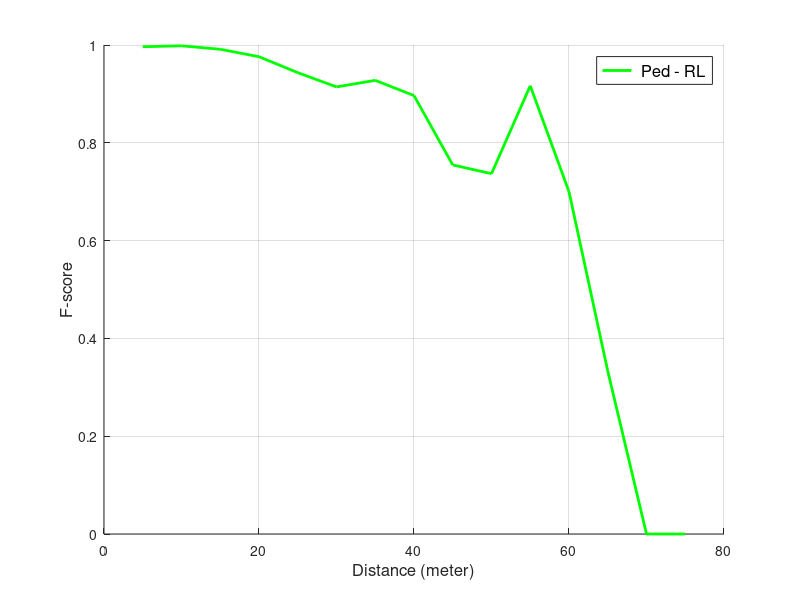

MATLAB code to generate this figure:
clc
clear
close all

%% load data
load TrainVal_Remove_MIN_MAX_RI
load TrainVal_labels;
load TrainVal_predictDM;

%% Ped
PedIndex = TrainVal_labels == 0; % binary index for Ped labels
dmPed = TrainVal_Remove_MIN_MAX_RI(PedIndex);
predictPed = TrainVal_predictDM(PedIndex); predictPed = predictPed == 0;
gtPed = TrainVal_labels(PedIndex); gtPed = gtPed == 0;

% divide samples based on depth
spDivRIr = [5,10,15,20,25,30,35,40,45,50,55,60,65,70,75,80];

% usand range inverse
st.x_MEDIO = 5;   % movement direction
st.x_max = 80;
st.y_MEDIO = -80; % right
st.y_max = 80;  % left
dm = (st.x_max*(spDivRIr-st.x_MEDIO))./(spDivRIr*(st.x_max-st.x_MEDIO)); 
dm(dm < 0) = 0; dm(dm > 1) = 1;
spDivRI  = uint8(255*dm);

accPed = zeros(length(spDivRI)-1, 1);
FscorePedI = zeros(length(spDivRI)-1, 1);
PercPed = zeros(length(spDivRI)-1, 1);

for i = 1:size(spDivRIr,2)-1
    
dmMEDIO = spDivRI(i);
dmMax = spDivRI(i+1);
pilarIndex = (dmPed >= dmMEDIO) & (dmPed < dmMax);
predictPilarPed = predictPed(pilarIndex);
gtPilarPed = gtPed(pilarIndex);   
PercPed(i) = sum(pilarIndex) / length(dmPed) * 100; % percentage of samples

% F-score
TP = sum((predictPilarPed == 1) & (gtPilarPed == 1));
FN = sum((predictPilarPed == 0) & (gtPilarPed == 1));
FP = sum((predictPilarPed == 1) & (gtPilarPed == 0));
TN = sum((predictPilarPed == 0) & (gtPilarPed == 0));
P=TP+FN;
N=FP+TN;
accPed(i) =(TP+TN)/(P+N); 
Recall=TP./(TP+FN);
Precision=TP./(TP+FP);
FscorePedI(i) = (2*Precision*Recall)/(Precision+Recall);

end

FscorePedI(isnan(FscorePedI)) = 0;

%% plot
spDivRIr_DM_Ped=spDivRIr(1:end-1);
save spDivRIr_DM_Ped.mat spDivRIr_DM_Ped

FscorePedI_DM = FscorePedI
% FscorePedI_DM(2) = (FscorePedI_DM(1)+FscorePedI_DM(3))/2;
% FscorePedI_DM(7) = (FscorePedI_DM(6)+FscorePedI_DM(8))/2;
% FscorePedI_DM(11) = (FscorePedI_DM(10)+FscorePedI_DM(12))/2;
save FscorePedI_DM.mat FscorePedI_DM

save PercPed.mat PercPed

hold on
plot(spDivRIr_DM_Ped, FscorePedI_DM, '-g','LineWidth',2);
hold off
%xlim([5 80]); ylim([0 1]); 
grid on
xlabel('Distance (meter)','FontSize',12)
ylabel('F-score','FontSize',12)
legend({' Ped - RL'},'FontSize',12)

% figure
% bar(PercPed)
